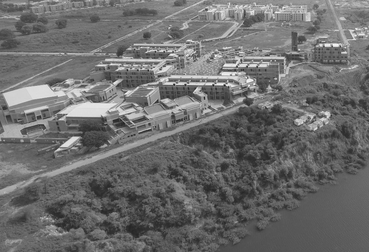
%> input picture Code/input_image/campus.png, 369 x 252 px, shrunk from 986 x 673 before the run
$ octave ques3.m   (GNU Octave 9; MATLAB toolbox functions it lacks are replaced by stand-ins)
%> lines starting %> are read from the running program, lines starting %| are printed output that depends on the picture; in (x1, y1, x2, y2) boxes, pixels count from 0 and x2, y2 are one past the last pixel; in counts of white or black regions, pixels touching at a corner belong together; the program's own positions count from 1
### Code/additive_noise.m
function [g] = additive_noise(f,a,b)
[mf,nf]=size(f);
n=zeros(mf,nf);
for i=1:mf
    for j=1:nf
        if rand<0.5
            n(i,j)=(b-a)*n(i,j)+a;
        end
    end
end
% n=(b-a).*n+a.*ones(m,n);
g=f+n;
end

### Code/halftone_treshold.m
function [g] = halftone_treshold(f,T)
[m,n]=size(f);
g=zeros(m,n);
for i=1:m
    for j=1:n
        x=f(i,j);
        if x<(127/255)
            g(i,j)=0;
        else
            g(i,j)=255;
        end
    end
end
end

### Code/fedility_17510056.m
function [alpha1,alpha2,alpha3,alpha4,alpha5,alpha6] = fedility_17510056(f,g)
gamma=2.2;
[m,n]=size(f);
alpha1=0;
alpha2=0;
alpha3=0;
alpha4=0;
alpha5=0;
alpha6=0;
for i=1:m
    for j=1:n
        a=f(i,j);
        b=g(i,j);
        a1=((a/255)^gamma)*255;
        b1=((b/255)^gamma)*255;
        a2=((a/255)^(1/gamma))*255;
        b2=((b/255)^(1/gamma))*255;
        d1=a-b;
        d2=abs(d1);
        d3=abs(a1-b1);
        d4=abs(a2-b2);
        alpha1=alpha1+d1;
        alpha2=alpha2+d2;
        alpha3=alpha3+d3;
        alpha4=alpha4+d4;
    end
end
alpha1=alpha1/(m*n);
alpha2=alpha2/(m*n);
alpha3=alpha3/(m*n);
alpha4=alpha4/(m*n);
%gaussin filtering
h=gauss_filter(7,1);
[ix,iy]=size(f);
f2=img_conv(f,h,ix,iy,7);
g2=img_conv(g,h,ix,iy,7);
for i=1:m
    for j=1:n
        a=f2(i,j);
        b=g2(i,j);
        a1=((a/255)^gamma)*255;
        b1=((b/255)^gamma)*255;
        a2=((a/255)^(1/gamma))*255;
        b2=((b/255)^(1/gamma))*255;
        d3=abs(a1-b1);
        d4=abs(a2-b2);
        alpha5=alpha5+d1;
        alpha6=alpha4+d2;
    end
end
alpha5=alpha5/(m*n);
alpha6=alpha6/(m*n);
end

### Code/gauss_filter.m
function [h] = gauss_filter(k,s)
%initialization
h=zeros(k,k);
k=(k-1)/2;
x=-k:k;
y=-k:k;
for i=1:(2*k+1)
    for j=1:(2*k+1)
        %getting samples from gaussian at each row and column position (i and j)
        a=-((x(i)^2)+(y(j)^2))/(2*(s^2));
        h(i,j)=(exp(a));
    end
end
%normalization
h=h/sum(h(:));
end

### Code/img_conv.m
function [R] = img_conv(I,h,ix,iy,k)
%padding the image with zeros
I=padarray(I,[k k]);
R=zeros(ix,iy);
ks=(k-1)/2;
for i=(k+1):(k+ix)
    for j=(k+1):(k+iy)
        %region in image where masked is placed
        n=I(((i-ks):(i+ks)),((j-ks):(j+ks)));
        %multiplying mask and adding and storing the value at central pixel
        R(i-k,j-k)=sum(sum(n.*h));
    end
end
end

### Code/halftone_binarize.m
function [f1,g] = halftone_binarize(f,T)
f1=additive_noise(f,-127,127);
g=halftone_treshold(f,T);
end

### Code/ques3.m
clc,clear,close all
warning off
addpath('input_image')
%Image selection
list = {'Campus','1_user','2_user','3_user'};
[indx] = listdlg('ListString',list,'SelectionMode','single');
%> the answer given: 1
if indx==1
    I=im2double(imread('campus.png'));
%> I: size 252x369 double; min 0.0902, max 0.988, mean 0.428
    nm='campus';
end
if indx==2
    I=im2double(imread('1_user.jpg'));
    nm='1_user';
end
if indx==3
    I=im2double(imread('2_user.jpg'));
    nm='2_user';
end
if indx==4
    I=im2double(imread('3_user.jpg'));
    nm='3_user';
end
%function selection
list = {'Thresholding','Random noise binarization','Ordered Dithering','Error diffusion'};
[index] = listdlg('ListString',list,'SelectionMode','single');
%> the answer given: 2
if index==1
    %Thresholding
    g1=halftone_treshold(I,127);
    figure()
    imshow(I)
    truesize
    figure()
    imshow(g1)
    truesize
    %fedility matrix
    [a1,a2,a3,a4,a5,a6]=fedility_17510056(I,g1);
    alpha=[a1,a2,a3,a4,a5,a6];
    msgbox(num2str(alpha))
    %saving files
    cd('output_image')
    pr=strcat('g1_',nm,'.tiff');
    imwrite(g1,pr)
end
if index==2
    %Random noise Binarization
    [f1,g2]=halftone_binarize(I,127);
%> after the loop in additive_noise, `for i=1:mf`:
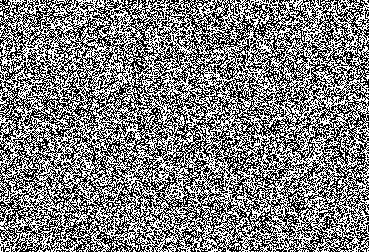
%> n: size 252x369 double; values -127 (black) and 0 (white), 49.9% white in thin lines or dots
%> after the loop in halftone_treshold, `for i=1:m`:
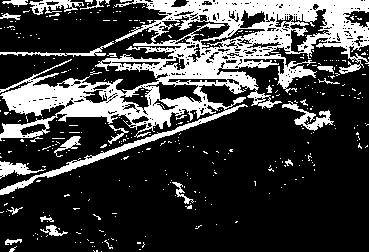
%> g: size 252x369 double; 24.5% white; 374 white regions (351 under 20 px), largest, box (x1, y1, x2, y2) and area: (0, 0, 369, 195) 19038, (282, 101, 334, 131) 478, (29, 0, 84, 15) 388
    figure()
    imshow(f1)
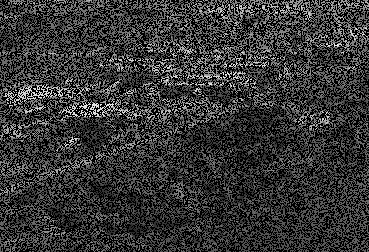
%> displayed picture: size 252x369, on the screen's scale of 0 to 255; min 0, max 249, mean 54.4
    truesize
    figure()
    imshow(g2)
    truesize
    [a1,a2,a3,a4,a5,a6]=fedility_17510056(I,g2);
%> after the loop in fedility_17510056, `for i=1:m`: alpha1 = -5771889.1; alpha2 = 5823208.1; alpha3 = 5811704.7; alpha4 = 6343428.3
%> in fedility_17510056, `alpha1=alpha1/(m*n);`: alpha1 = -62.07
%> in fedility_17510056, `alpha2=alpha2/(m*n);`: alpha2 = 62.62
%> in fedility_17510056, `alpha3=alpha3/(m*n);`: alpha3 = 62.5
%> in fedility_17510056, `alpha4=alpha4/(m*n);`: alpha4 = 68.22
%> in img_conv, `I=padarray(I,[k k]);`:
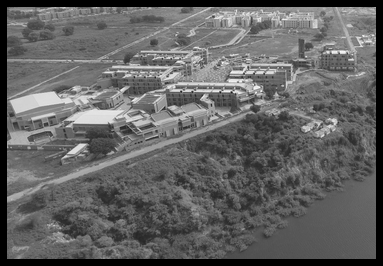
%> I: size 266x383 double; min 0, max 0.988, mean 0.391
%> after the loop in img_conv, `for i=(k+1):(k+ix)`:
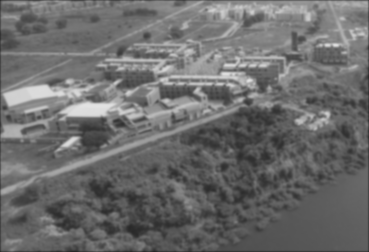
%> R: size 252x369 double; min 0.151, max 0.888, mean 0.426
%> call 2 of img_conv, with ix = 252, iy = 369, k = 7
%> in img_conv (call 2), `I=padarray(I,[k k]);`:
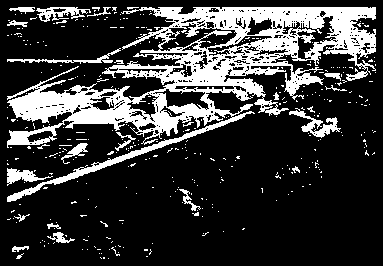
%> I: size 266x383 double; 22.4% white; 374 white regions (351 under 20 px), largest, box (x1, y1, x2, y2) and area: (7, 7, 376, 202) 19038, (289, 108, 341, 138) 478, (36, 7, 91, 22) 388
%> after the loop in img_conv (call 2), `for i=(k+1):(k+ix)`:
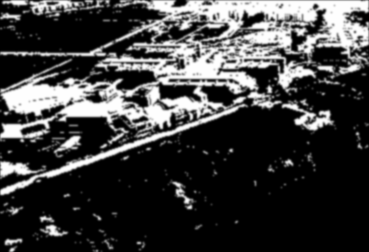
%> R: size 252x369 double; min 0, max 255, mean 62.1
%> after the loop in fedility_17510056, `for i=1:m`: alpha5 = 34277.9
%> in fedility_17510056, `alpha5=alpha5/(m*n);`: alpha5 = 0.369
%> in fedility_17510056, `alpha6=alpha6/(m*n);`: alpha6 = 0.000738
%> a1 = -62.07; a2 = 62.62; a3 = 62.5; a4 = 68.22; a5 = 0.369; a6 = 0.000738
    alpha=[a1,a2,a3,a4,a5,a6];
%> alpha = [-62.07 62.62 62.5 68.22 0.369 0.000738]
    msgbox(num2str(alpha))
    %saving files
    cd('output_image')
    pr=strcat('g2_',nm,'.tiff');
    imwrite(g2,pr)
    pr=strcat('f2_',nm,'.tiff');
    pr=strcat(pr);
    imwrite(f1,pr)
end
if index==3
    %Ordered dithering
    I=im2double(I);
    imshow(I)
    truesize
    I=255.*I;
    %index matrix
    disp('index matrix')
    i2=[1 2;3 0]
    i4=[4.*i2+1 4.*i2+2;4.*i2+3 4.*i2]
    i8=[4.*i4+1 4.*i4+2;4.*i4+3 4.*i4]
    %threshold matrix
    disp('threshold matrix')
    t2=255.*((i2+0.5)./(2^2))
    t4=255.*((i4+0.5)./(4^2))
    t8=255.*((i8+0.5)./(8^2))
    %ordered dithering
    g3=halftone_dither(I,t2);
    figure()
    imshow(g3)
    truesize
    [a1,a2,a3,a4,a5,a6]=fedility_17510056(I,g3);
    alpha_i1=[a1,a2,a3,a4,a5,a6];
    msgbox(num2str(alpha_i1))
    g4=halftone_dither(I,t4);
    figure()
    imshow(g4)
    truesize
    [a1,a2,a3,a4,a5,a6]=fedility_17510056(I,g4);
    alpha_i2=[a1,a2,a3,a4,a5,a6];
    msgbox(num2str(alpha_i2))
    g5=halftone_dither(I,t8);
    figure()
    imshow(g5)
    truesize
    [a1,a2,a3,a4,a5,a6]=fedility_17510056(I,g5);
    alpha_i3=[a1,a2,a3,a4,a5,a6];
    msgbox(num2str(alpha_i3))
    %saving files
    cd('output_image')
    pr=strcat('g3_',nm,'.tiff');
    imwrite(g3,pr)
    pr=strcat('g4_',nm,'.tiff');
    imwrite(g4,pr)
    pr=strcat('g5_',nm,'.tiff');
    imwrite(g5,pr)
end
if index==4
    %Error diffusion
    I=im2double(I);
    figure()
    imshow(I)
    truesize
    I=255.*I;
    g6=halftone_error_diff(I,127);
    figure()
    imshow(g6)
    truesize
    [a1,a2,a3,a4,a5,a6]=fedility_17510056(I,g6);
    alpha=[a1,a2,a3,a4,a5,a6];
    msgbox(num2str(alpha))
    %saving files
    cd('output_image')
    pr=strcat('g6 _',nm,'.tiff');
    imwrite(g6,pr)
end
